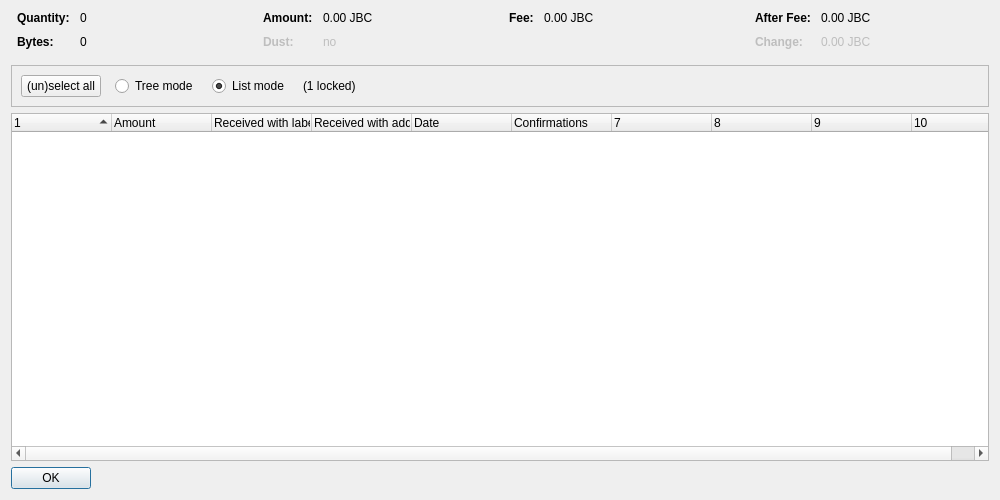
<?xml version="1.0" encoding="UTF-8"?>
<ui version="4.0">
 <class>CoinControlDialog</class>
 <widget class="QDialog" name="CoinControlDialog">
  <property name="geometry">
   <rect>
    <x>0</x>
    <y>0</y>
    <width>1000</width>
    <height>500</height>
   </rect>
  </property>
  <property name="windowTitle">
   <string>Coin Selection</string>
  </property>
  <layout class="QVBoxLayout" name="verticalLayout">
   <item>
    <layout class="QHBoxLayout" name="horizontalLayoutTop" stretch="0,0,0,0">
     <property name="topMargin">
      <number>0</number>
     </property>
     <property name="bottomMargin">
      <number>10</number>
     </property>
     <item>
      <layout class="QFormLayout" name="formLayoutCoinControl1">
       <property name="horizontalSpacing">
        <number>10</number>
       </property>
       <property name="verticalSpacing">
        <number>10</number>
       </property>
       <property name="leftMargin">
        <number>6</number>
       </property>
       <property name="rightMargin">
        <number>6</number>
       </property>
       <item row="0" column="0">
        <widget class="QLabel" name="labelCoinControlQuantityText">
         <property name="font">
          <font>
           <weight>75</weight>
           <bold>true</bold>
          </font>
         </property>
         <property name="text">
          <string>Quantity:</string>
         </property>
        </widget>
       </item>
       <item row="0" column="1">
        <widget class="QLabel" name="labelCoinControlQuantity">
         <property name="cursor">
          <cursorShape>IBeamCursor</cursorShape>
         </property>
         <property name="contextMenuPolicy">
          <enum>Qt::ActionsContextMenu</enum>
         </property>
         <property name="text">
          <string notr="true">0</string>
         </property>
         <property name="textInteractionFlags">
          <set>Qt::LinksAccessibleByMouse|Qt::TextSelectableByKeyboard|Qt::TextSelectableByMouse</set>
         </property>
        </widget>
       </item>
       <item row="1" column="0">
        <widget class="QLabel" name="labelCoinControlBytesText">
         <property name="font">
          <font>
           <weight>75</weight>
           <bold>true</bold>
          </font>
         </property>
         <property name="text">
          <string>Bytes:</string>
         </property>
        </widget>
       </item>
       <item row="1" column="1">
        <widget class="QLabel" name="labelCoinControlBytes">
         <property name="cursor">
          <cursorShape>IBeamCursor</cursorShape>
         </property>
         <property name="contextMenuPolicy">
          <enum>Qt::ActionsContextMenu</enum>
         </property>
         <property name="text">
          <string notr="true">0</string>
         </property>
         <property name="textInteractionFlags">
          <set>Qt::LinksAccessibleByMouse|Qt::TextSelectableByKeyboard|Qt::TextSelectableByMouse</set>
         </property>
        </widget>
       </item>
      </layout>
     </item>
     <item>
      <layout class="QFormLayout" name="formLayoutCoinControl2">
       <property name="horizontalSpacing">
        <number>10</number>
       </property>
       <property name="verticalSpacing">
        <number>10</number>
       </property>
       <property name="leftMargin">
        <number>6</number>
       </property>
       <property name="rightMargin">
        <number>6</number>
       </property>
       <item row="0" column="0">
        <widget class="QLabel" name="labelCoinControlAmountText">
         <property name="font">
          <font>
           <weight>75</weight>
           <bold>true</bold>
          </font>
         </property>
         <property name="text">
          <string>Amount:</string>
         </property>
        </widget>
       </item>
       <item row="0" column="1">
        <widget class="QLabel" name="labelCoinControlAmount">
         <property name="cursor">
          <cursorShape>IBeamCursor</cursorShape>
         </property>
         <property name="contextMenuPolicy">
          <enum>Qt::ActionsContextMenu</enum>
         </property>
         <property name="text">
          <string notr="true">0.00 JBC</string>
         </property>
         <property name="textInteractionFlags">
          <set>Qt::LinksAccessibleByMouse|Qt::TextSelectableByKeyboard|Qt::TextSelectableByMouse</set>
         </property>
        </widget>
       </item>
       <item row="1" column="0">
        <widget class="QLabel" name="labelCoinControlLowOutputText">
         <property name="enabled">
          <bool>false</bool>
         </property>
         <property name="font">
          <font>
           <weight>75</weight>
           <bold>true</bold>
          </font>
         </property>
         <property name="text">
          <string>Dust:</string>
         </property>
        </widget>
       </item>
       <item row="1" column="1">
        <widget class="QLabel" name="labelCoinControlLowOutput">
         <property name="enabled">
          <bool>false</bool>
         </property>
         <property name="cursor">
          <cursorShape>IBeamCursor</cursorShape>
         </property>
         <property name="contextMenuPolicy">
          <enum>Qt::ActionsContextMenu</enum>
         </property>
         <property name="text">
          <string notr="true">no</string>
         </property>
         <property name="textInteractionFlags">
          <set>Qt::LinksAccessibleByMouse|Qt::TextSelectableByKeyboard|Qt::TextSelectableByMouse</set>
         </property>
        </widget>
       </item>
      </layout>
     </item>
     <item>
      <layout class="QFormLayout" name="formLayoutCoinControl3">
       <property name="horizontalSpacing">
        <number>10</number>
       </property>
       <property name="verticalSpacing">
        <number>10</number>
       </property>
       <property name="leftMargin">
        <number>6</number>
       </property>
       <property name="rightMargin">
        <number>6</number>
       </property>
       <item row="0" column="0">
        <widget class="QLabel" name="labelCoinControlFeeText">
         <property name="font">
          <font>
           <weight>75</weight>
           <bold>true</bold>
          </font>
         </property>
         <property name="text">
          <string>Fee:</string>
         </property>
        </widget>
       </item>
       <item row="0" column="1">
        <widget class="QLabel" name="labelCoinControlFee">
         <property name="cursor">
          <cursorShape>IBeamCursor</cursorShape>
         </property>
         <property name="contextMenuPolicy">
          <enum>Qt::ActionsContextMenu</enum>
         </property>
         <property name="text">
          <string notr="true">0.00 JBC</string>
         </property>
         <property name="textInteractionFlags">
          <set>Qt::LinksAccessibleByMouse|Qt::TextSelectableByKeyboard|Qt::TextSelectableByMouse</set>
         </property>
        </widget>
       </item>
      </layout>
     </item>
     <item>
      <layout class="QFormLayout" name="formLayoutCoinControl4">
       <property name="horizontalSpacing">
        <number>10</number>
       </property>
       <property name="verticalSpacing">
        <number>10</number>
       </property>
       <property name="leftMargin">
        <number>6</number>
       </property>
       <property name="rightMargin">
        <number>6</number>
       </property>
       <item row="0" column="0">
        <widget class="QLabel" name="labelCoinControlAfterFeeText">
         <property name="font">
          <font>
           <weight>75</weight>
           <bold>true</bold>
          </font>
         </property>
         <property name="text">
          <string>After Fee:</string>
         </property>
        </widget>
       </item>
       <item row="0" column="1">
        <widget class="QLabel" name="labelCoinControlAfterFee">
         <property name="cursor">
          <cursorShape>IBeamCursor</cursorShape>
         </property>
         <property name="contextMenuPolicy">
          <enum>Qt::ActionsContextMenu</enum>
         </property>
         <property name="text">
          <string notr="true">0.00 JBC</string>
         </property>
         <property name="textInteractionFlags">
          <set>Qt::LinksAccessibleByMouse|Qt::TextSelectableByKeyboard|Qt::TextSelectableByMouse</set>
         </property>
        </widget>
       </item>
       <item row="1" column="0">
        <widget class="QLabel" name="labelCoinControlChangeText">
         <property name="enabled">
          <bool>false</bool>
         </property>
         <property name="font">
          <font>
           <weight>75</weight>
           <bold>true</bold>
          </font>
         </property>
         <property name="text">
          <string>Change:</string>
         </property>
        </widget>
       </item>
       <item row="1" column="1">
        <widget class="QLabel" name="labelCoinControlChange">
         <property name="enabled">
          <bool>false</bool>
         </property>
         <property name="cursor">
          <cursorShape>IBeamCursor</cursorShape>
         </property>
         <property name="contextMenuPolicy">
          <enum>Qt::ActionsContextMenu</enum>
         </property>
         <property name="text">
          <string notr="true">0.00 JBC</string>
         </property>
         <property name="textInteractionFlags">
          <set>Qt::LinksAccessibleByMouse|Qt::TextSelectableByKeyboard|Qt::TextSelectableByMouse</set>
         </property>
        </widget>
       </item>
      </layout>
     </item>
    </layout>
   </item>
   <item>
    <widget class="QFrame" name="frame">
     <property name="minimumSize">
      <size>
       <width>0</width>
       <height>40</height>
      </size>
     </property>
     <property name="frameShape">
      <enum>QFrame::StyledPanel</enum>
     </property>
     <property name="frameShadow">
      <enum>QFrame::Sunken</enum>
     </property>
     <layout class="QHBoxLayout" name="horizontalLayout">
      <item>
       <layout class="QHBoxLayout" name="horizontalLayoutPanel" stretch="0,0,0,0,0">
        <property name="spacing">
         <number>14</number>
        </property>
        <item>
         <widget class="QPushButton" name="pushButtonSelectAll">
          <property name="sizePolicy">
           <sizepolicy hsizetype="Maximum" vsizetype="Fixed">
            <horstretch>0</horstretch>
            <verstretch>0</verstretch>
           </sizepolicy>
          </property>
          <property name="text">
           <string>(un)select all</string>
          </property>
          <property name="autoDefault">
           <bool>false</bool>
          </property>
         </widget>
        </item>
        <item>
         <widget class="QRadioButton" name="radioTreeMode">
          <property name="sizePolicy">
           <sizepolicy hsizetype="Maximum" vsizetype="Fixed">
            <horstretch>0</horstretch>
            <verstretch>0</verstretch>
           </sizepolicy>
          </property>
          <property name="text">
           <string>Tree mode</string>
          </property>
         </widget>
        </item>
        <item>
         <widget class="QRadioButton" name="radioListMode">
          <property name="sizePolicy">
           <sizepolicy hsizetype="Maximum" vsizetype="Fixed">
            <horstretch>0</horstretch>
            <verstretch>0</verstretch>
           </sizepolicy>
          </property>
          <property name="text">
           <string>List mode</string>
          </property>
          <property name="checked">
           <bool>true</bool>
          </property>
         </widget>
        </item>
        <item>
         <widget class="QLabel" name="labelLocked">
          <property name="text">
           <string notr="true">(1 locked)</string>
          </property>
         </widget>
        </item>
        <item>
         <spacer name="horizontalSpacer">
          <property name="orientation">
           <enum>Qt::Horizontal</enum>
          </property>
          <property name="sizeHint" stdset="0">
           <size>
            <width>40</width>
            <height>20</height>
           </size>
          </property>
         </spacer>
        </item>
       </layout>
      </item>
     </layout>
    </widget>
   </item>
   <item>
    <widget class="CoinControlTreeWidget" name="treeWidget">
     <property name="contextMenuPolicy">
      <enum>Qt::CustomContextMenu</enum>
     </property>
     <property name="sortingEnabled">
      <bool>false</bool>
     </property>
     <property name="columnCount">
      <number>10</number>
     </property>
     <attribute name="headerShowSortIndicator" stdset="0">
      <bool>true</bool>
     </attribute>
     <attribute name="headerStretchLastSection">
      <bool>false</bool>
     </attribute>
     <column>
      <property name="text">
       <string/>
      </property>
     </column>
     <column>
      <property name="text">
       <string>Amount</string>
      </property>
     </column>
     <column>
      <property name="text">
       <string>Received with label</string>
      </property>
     </column>
     <column>
      <property name="text">
       <string>Received with address</string>
      </property>
     </column>
     <column>
      <property name="text">
       <string>Date</string>
      </property>
     </column>
     <column>
      <property name="text">
       <string>Confirmations</string>
      </property>
      <property name="toolTip">
       <string>Confirmed</string>
      </property>
     </column>
     <column>
      <property name="text">
       <string/>
      </property>
     </column>
     <column>
      <property name="text">
       <string/>
      </property>
     </column>
     <column>
      <property name="text">
       <string/>
      </property>
     </column>
     <column>
      <property name="text">
       <string/>
      </property>
     </column>
    </widget>
   </item>
   <item>
    <widget class="QDialogButtonBox" name="buttonBox">
     <property name="sizePolicy">
      <sizepolicy hsizetype="Maximum" vsizetype="Fixed">
       <horstretch>0</horstretch>
       <verstretch>0</verstretch>
      </sizepolicy>
     </property>
     <property name="orientation">
      <enum>Qt::Horizontal</enum>
     </property>
     <property name="standardButtons">
      <set>QDialogButtonBox::Ok</set>
     </property>
    </widget>
   </item>
  </layout>
 </widget>
 <customwidgets>
  <customwidget>
   <class>CoinControlTreeWidget</class>
   <extends>QTreeWidget</extends>
   <header>coincontroltreewidget.h</header>
  </customwidget>
 </customwidgets>
 <resources/>
 <connections/>
</ui>
